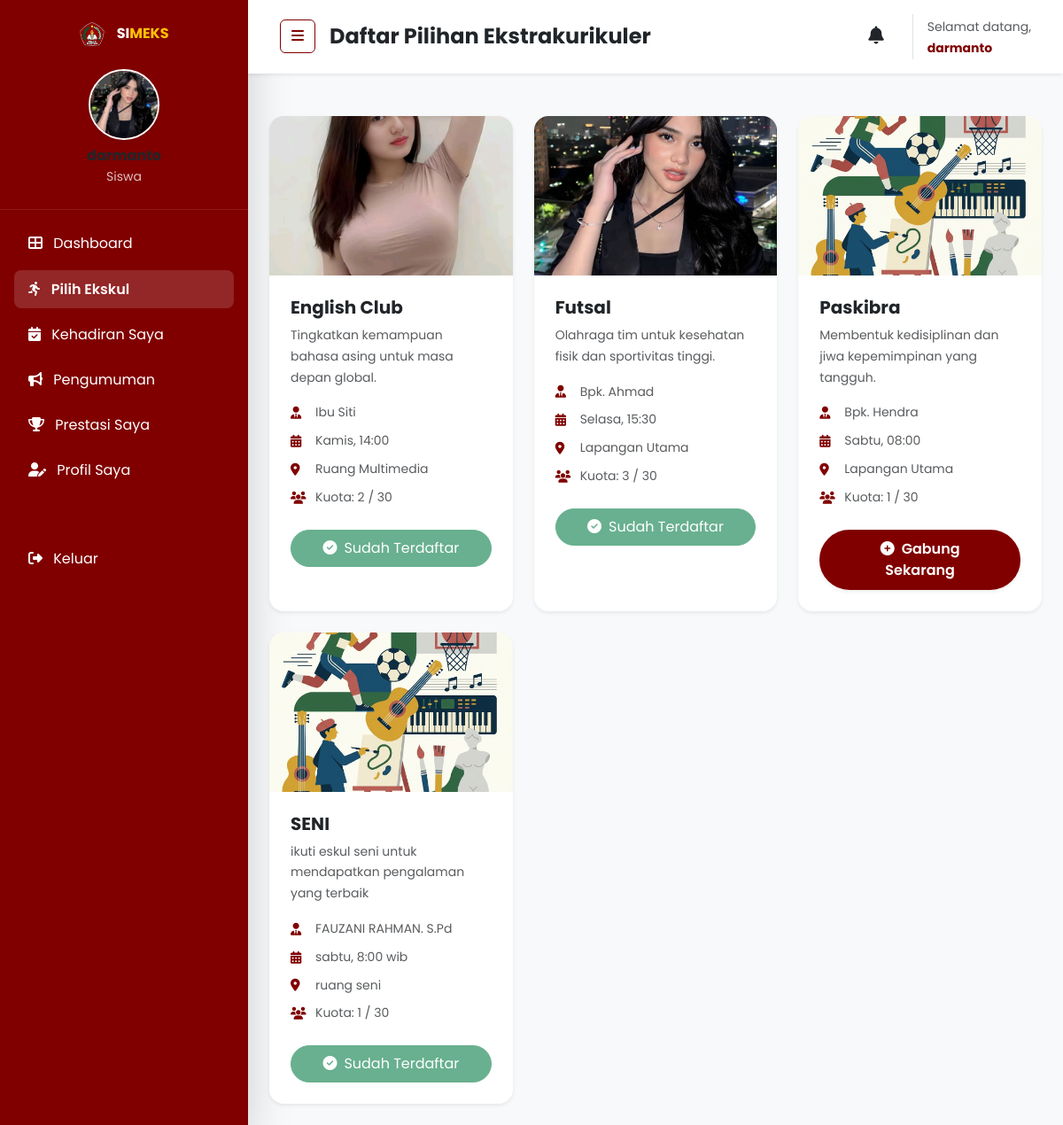
Screenshot of /siswa/daftar-eskul.php (signed in) with the database file from the repository.
### tables this page shows
CREATE TABLE `users` (
  `id` int(11) NOT NULL,
  `nisn` varchar(20) DEFAULT NULL,
  `nama` varchar(100) NOT NULL,
  `email` varchar(100) NOT NULL,
  `password` varchar(255) NOT NULL,
  `kelas` varchar(50) DEFAULT NULL,
  `role` enum('admin','siswa') DEFAULT 'siswa',
  `foto` varchar(255) DEFAULT 'default.png',
  `created_at` timestamp NOT NULL DEFAULT current_timestamp()
);

CREATE TABLE `eskul` (
  `id` int(11) NOT NULL,
  `nama_eskul` varchar(100) NOT NULL,
  `deskripsi` text DEFAULT NULL,
  `pembina` varchar(100) DEFAULT NULL,
  `kuota` int(11) DEFAULT 30,
  `jadwal` varchar(100) DEFAULT NULL,
  `lokasi` varchar(100) DEFAULT NULL,
  `gambar` varchar(255) DEFAULT 'default_eskul.jpg',
  `status` enum('aktif','non-aktif') DEFAULT 'aktif'
);

### siswa/daftar-eskul.php (the view, shortened to what this page needs)
<?php
include '../config/koneksi.php';
$user_id = $_SESSION['siswa_data']['user_id'];
$eskul_list = $koneksi->query("
    SELECT e.*, (SELECT COUNT(*) FROM pendaftaran WHERE eskul_id = e.id AND status = 'diterima') as terdaftar
    FROM eskul e
    WHERE e.status = 'aktif'
    ORDER BY e.nama_eskul ASC
")->fetchAll();
$stmt = $koneksi->prepare("SELECT eskul_id, status FROM pendaftaran WHERE user_id = ?");
$stmt->execute([$user_id]);
$my_registrations = $stmt->fetchAll(PDO::FETCH_KEY_PAIR);
include '../includes/header.php';
?>
<div class="d-flex" id="wrapper">
    <?php include 'sidebar.php'; ?>
    <div id="page-content-wrapper" class="w-100 bg-light">
        <?php
        $navTitle = "Daftar Pilihan Ekstrakurikuler";
        include '../includes/siswa_nav.php';
        ?>
        <div class="container-fluid p-4">
            <div class="row g-4">
                <?php foreach ($eskul_list as $row): ?>
                    <div class="col-md-6 col-lg-4">
                        <div class="card border-0 shadow-sm rounded-4 overflow-hidden h-100">
                            <img src="<?php echo str_starts_with($row->gambar, 'http') ? $row->gambar : '../assets/uploads/eskul/'.$row->gambar; ?>" class="card-img-top" style="height: 180px; object-fit: cover;">
                            <div class="card-body p-4">
                                <h5 class="fw-bold text-dark mb-2"><?php echo htmlspecialchars($row->nama_eskul); ?></h5>
                                <p class="text-muted small mb-3"><?php echo htmlspecialchars($row->deskripsi); ?></p>
                                <div class="d-flex flex-column gap-2 mb-4">
                                    <div class="small d-flex align-items-center text-muted">
                                        <i class="fas fa-user-tie text-maroon me-2" style="width: 20px;"></i>
                                        <span><?php echo htmlspecialchars($row->pembina); ?></span>
                                    </div>
                                    <div class="small d-flex align-items-center text-muted">
                                        <i class="fas fa-calendar-alt text-maroon me-2" style="width: 20px;"></i>
                                        <span><?php echo htmlspecialchars($row->jadwal); ?></span>
                                    </div>
                                    <div class="small d-flex align-items-center text-muted">
                                        <i class="fas fa-map-marker-alt text-maroon me-2" style="width: 20px;"></i>
                                        <span><?php echo htmlspecialchars($row->lokasi); ?></span>
                                    </div>
                                    <div class="small d-flex align-items-center text-muted">
                                        <i class="fas fa-users text-maroon me-2" style="width: 20px;"></i>
                                        <span>Kuota: <?php echo $row->terdaftar; ?> / <?php echo $row->kuota; ?></span>
                                    </div>
                                </div>
                                <?php if (isset($my_registrations[$row->id])): ?>
                                    <?php
                                        $status = $my_registrations[$row->id];
                                        if ($status == 'menunggu') echo '<button class="btn btn-secondary w-100 rounded-pill py-2 disabled">Menunggu Persetujuan</button>';
                                        elseif ($status == 'diterima') echo '<button class="btn btn-success w-100 rounded-pill py-2 disabled"><i class="fas fa-check-circle me-2"></i>Sudah Terdaftar</button>';
                                        else echo '<a href="?daftar='.$row->id.'" class="btn btn-maroon w-100 rounded-pill py-2">Daftar Lagi</a>';
                                    ?>
                                <?php elseif ($row->terdaftar >= $row->kuota): ?>
                                    <button class="btn btn-danger w-100 rounded-pill py-2 disabled">Kuota Penuh</button>
                                <?php else: ?>
                                    <a href="?daftar=<?php echo $row->id; ?>" class="btn btn-maroon w-100 rounded-pill py-2 shadow-sm">
                                        <i class="fas fa-plus-circle me-2"></i>Gabung Sekarang
                                    </a>
                                <?php endif; ?>
                            </div>
                        </div>
                    </div>
                <?php endforeach; ?>
            </div>
        </div>
    </div>
</div>
<?php include '../includes/footer.php'; ?>

### includes/header.php (shortened to what this page needs)
<?php
$current_path = $_SERVER['PHP_SELF'];
$base_url = (stripos($current_path, '/siswa/') !== false || stripos($current_path, '/admin/') !== false) ? '../' : './';
?>
<!DOCTYPE html>
<html lang="id">
<head>
    <link href="https://cdn.jsdelivr.net/npm/bootstrap@5.3.0/dist/css/bootstrap.min.css" rel="stylesheet">
    <link rel="stylesheet" href="https://cdnjs.cloudflare.com/ajax/libs/font-awesome/6.4.0/css/all.min.css">
    <link rel="stylesheet" href="https://cdnjs.cloudflare.com/ajax/libs/animate.css/4.1.1/animate.min.css">
    <link href="https://unpkg.com/aos@2.3.1/dist/aos.css" rel="stylesheet">
    <link rel="stylesheet" href="<?php echo $base_url; ?>assets/style.css?v=1.7">
</head>
<body class="bg-light">

### siswa/sidebar.php (shortened to what this page needs)
<?php
$current_page = basename($_SERVER['PHP_SELF']);
if (isset($_SESSION['siswa_data'])) {
    $stmt_sb = $koneksi->prepare("SELECT nama, foto FROM users WHERE id = ?");
    $stmt_sb->execute([$_SESSION['siswa_data']['user_id']]);
    $user_sb = $stmt_sb->fetch();
    $foto_sb = (!empty($user_sb->foto) && $user_sb->foto != 'default.png')
        ? "../assets/uploads/profile/" . $user_sb->foto
        : "https://ui-avatars.com/api/?name=" . urlencode($user_sb->nama) . "&background=fff&color=800000";
}
?>
<div class="bg-maroon text-white shadow-lg" id="sidebar-wrapper" style="min-width: 280px; min-height: 100vh; position: relative;">
    <div class="sidebar-heading p-4 border-bottom border-white border-opacity-10 text-center">
        <div class="mb-3">
            <img src="../assets/logo.png" alt="Logo Sekolah" style="height: 30px;">
            <span class="fw-bold ms-2">SI<span class="text-warning">MEKS</span></span>
        </div>
        <div class="mt-4">
            <img src="<?php echo $foto_sb; ?>" class="rounded-circle border border-2 border-white shadow-sm mb-2 object-fit-cover" width="80" height="80">
            <h6 class="fw-bold mb-0"><?php echo htmlspecialchars($user_sb->nama); ?></h6>
            <small class="opacity-75">Siswa</small>
        </div>
    </div>
    <div class="list-group list-group-flush p-3">
        <a href="dashboardsiswa.php" class="list-group-item list-group-item-action bg-transparent text-white border-0 rounded-3 mb-2 <?php echo ($current_page == 'dashboardsiswa.php') ? 'active-nav' : 'hover-bg'; ?>">
            <i class="fas fa-th-large me-2"></i> Dashboard
        </a>
        <a href="daftar-eskul.php" class="list-group-item list-group-item-action bg-transparent text-white border-0 rounded-3 mb-2 <?php echo ($current_page == 'daftar-eskul.php') ? 'active-nav' : 'hover-bg'; ?>">
            <i class="fas fa-running me-2"></i> Pilih Ekskul
        </a>
        <a href="absensi.php" class="list-group-item list-group-item-action bg-transparent text-white border-0 rounded-3 mb-2 <?php echo ($current_page == 'absensi.php') ? 'active-nav' : 'hover-bg'; ?>">
            <i class="fas fa-calendar-check me-2"></i> Kehadiran Saya
        </a>
        <a href="pengumuman.php" class="list-group-item list-group-item-action bg-transparent text-white border-0 rounded-3 mb-2 <?php echo ($current_page == 'pengumuman.php') ? 'active-nav' : 'hover-bg'; ?>">
            <i class="fas fa-bullhorn me-2"></i> Pengumuman
        </a>
        <a href="prestasi.php" class="list-group-item list-group-item-action bg-transparent text-white border-0 rounded-3 mb-2 <?php echo ($current_page == 'prestasi.php') ? 'active-nav' : 'hover-bg'; ?>">
            <i class="fas fa-trophy me-2"></i> Prestasi Saya
        </a>
        <a href="profil.php" class="list-group-item list-group-item-action bg-transparent text-white border-0 rounded-3 mb-2 <?php echo ($current_page == 'profil.php') ? 'active-nav' : 'hover-bg'; ?>">
            <i class="fas fa-user-edit me-2"></i> Profil Saya
        </a>
        <div class="mt-auto py-5">
            <a href="../logout.php?role=siswa" class="list-group-item list-group-item-action bg-transparent text-white border-0 rounded-3 hover-bg">
                <i class="fas fa-sign-out-alt me-2"></i> Keluar
            </a>
        </div>
    </div>
</div>

### includes/siswa_nav.php (shortened to what this page needs)
<nav class="navbar navbar-expand-lg navbar-light bg-white py-3 px-4 shadow-sm mb-4">
    <div class="container-fluid">
        <div class="d-flex align-items-center">
            <button class="btn btn-outline-maroon me-3" id="menu-toggle">
                <i class="fas fa-bars"></i>
            </button>
            <h4 class="fw-bold mb-0 text-dark"><?php echo isset($navTitle) ? $navTitle : 'Dashboard Siswa'; ?></h4>
        </div>
        <div class="ms-auto d-flex align-items-center">
            <div class="dropdown me-3">
                <a href="notifikasi.php" class="text-dark position-relative p-2 rounded-circle hover-bg-light">
                    <i class="fas fa-bell fs-5"></i>
                </a>
            </div>
            <div class="d-none d-md-block border-start ps-3 ms-2">
                <span class="small text-muted">Selamat datang,</span>
                <span class="small fw-bold d-block text-maroon"><?php echo htmlspecialchars($user_sb->nama); ?></span>
            </div>
        </div>
    </div>
</nav>

### includes/footer.php (shortened to what this page needs)
</body>
</html>

### assets/style.css (style rules this page uses)
:root { --maroon: #800000; --maroon-dark: #5a0000; --maroon-light: #a31515; --gold: #FFC107; --gray-bg: #f8f9fa; --text-body: #555555; --text-heading: #212529; --card-radius: 16px; --shadow-soft: 0 10px 40px rgba(0, 0, 0, 0.08); --shadow-hover: 0 20px 50px rgba(128, 0, 0, 0.2); --shadow-premium: 0 15px 45px rgba(0, 0, 0, 0.1); --fs-h1: clamp(2.5rem, 5vw + 1rem, 4.5rem); --fs-h2: clamp(2rem, 4vw + 1rem, 3rem); --fs-lead: clamp(1rem, 2vw + 0.5rem, 1.25rem); }
.bg-maroon { background-color: var(--maroon) !important; }
.text-maroon { color: var(--maroon) !important; }
body { font-family: 'Poppins', sans-serif; background-color: #ffffff; color: var(--text-body); line-height: 1.7; overflow-x: hidden; }
h1, h2, h3, h4, h5, h6 { color: var(--text-heading); font-weight: 700; }
a { text-decoration: none; }
.navbar { background-color: rgba(255, 255, 255, 0.98) !important; backdrop-filter: blur(10px); box-shadow: 0 2px 15px rgba(0, 0, 0, 0.05); padding: 12px 0; }
.btn-maroon { background-color: var(--maroon); color: white; padding: 12px 30px; border-radius: 50px; font-weight: 600; border: 2px solid var(--maroon); transition: all 0.3s; }
#wrapper { overflow-x: hidden; }
.active-nav { background-color: rgba(255, 255, 255, 0.15) !important; font-weight: 600; }
.btn-outline-maroon { border-color: var(--maroon); color: var(--maroon); }
#sidebar-wrapper { transition: margin 0.3s ease; }

### rows the page displays
users: foto (picture), nama "darmanto"
eskul: gambar (picture), nama_eskul "English Club", deskripsi "Tingkatkan kemampuan bahasa asing untuk masa depan global.", pembina "Ibu Siti", jadwal "Kamis, 14:00", lokasi "Ruang Multimedia", terdaftar "2", kuota "30", shows "Sudah Terdaftar"
eskul: gambar (picture), nama_eskul "Futsal", deskripsi "Olahraga tim untuk kesehatan fisik dan sportivitas tinggi.", pembina "Bpk. Ahmad", jadwal "Selasa, 15:30", lokasi "Lapangan Utama", terdaftar "3", kuota "30", shows "Sudah Terdaftar"
eskul: gambar (placeholder picture), nama_eskul "Paskibra", deskripsi "Membentuk kedisiplinan dan jiwa kepemimpinan yang tangguh.", pembina "Bpk. Hendra", jadwal "Sabtu, 08:00", lokasi "Lapangan Utama", terdaftar "1", kuota "30"
eskul: gambar (placeholder picture), nama_eskul "SENI", deskripsi "ikuti eskul seni untuk mendapatkan pengalaman yang terbaik", pembina "FAUZANI RAHMAN. S.Pd", jadwal "sabtu, 8:00 wib", lokasi "ruang seni", terdaftar "1", kuota "30", shows "Sudah Terdaftar"

### other values shown
$navTitle "Daftar Pilihan Ekstrakurikuler"
